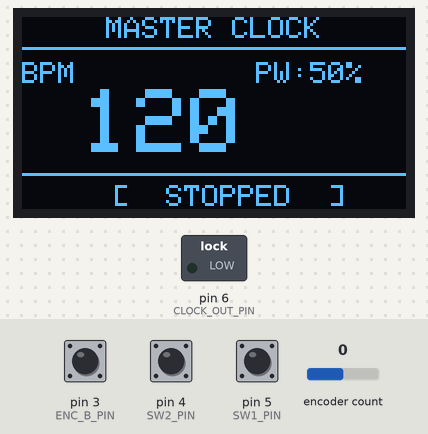
Bench run of a sketch on a simulated Arduino Nano, built with avr-gcc and run on an emulated ATmega328P. Parts: 128×64 one-colour display, switched loads named in the sketch (green lamp = pin HIGH). Dashed ring = blinking. The inputs (shaded band) are chosen by the test bench; at power-on: pin 5 (SW1_PIN) HIGH, pin 4 (SW2_PIN) HIGH, encoder count 0, pin 3 (ENC_B_PIN) HIGH.

Above: at 1.2 s.
1.3 s: pin 5 (SW1_PIN) pulled LOW for 0.15 s
At 1.93 s:
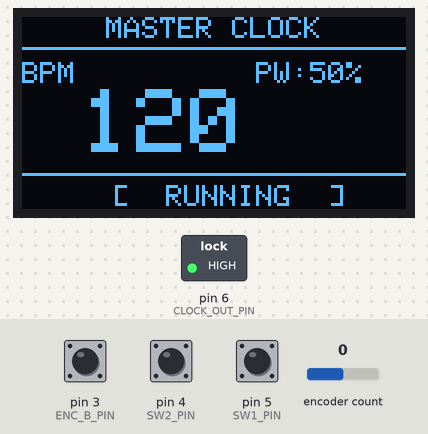
2.0 s: pin 4 (SW2_PIN) pulled LOW for 0.15 s
At 2.43 s:
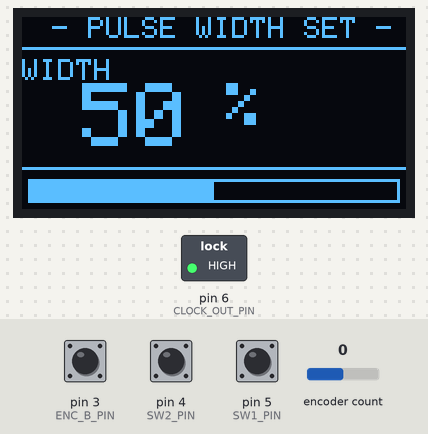
2.7 s: pin 4 (SW2_PIN) pulled LOW for 1 s
At 2.93 s:
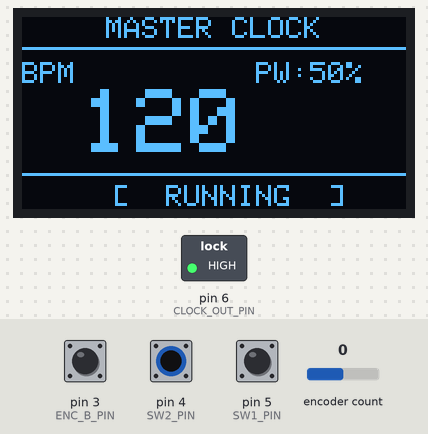
4.3 s: pin 5 (SW1_PIN) pulled LOW for 1 s
At 4.6 s:
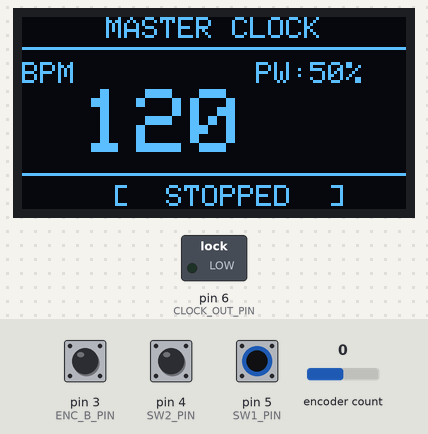
6.8 s: encoder count set to 1
At 7.7 s:
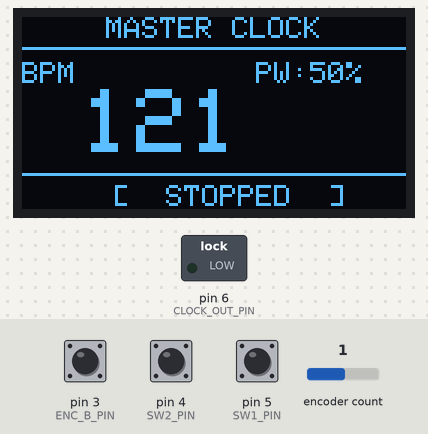
8.3 s: encoder count set to 2
At 8.9 s:
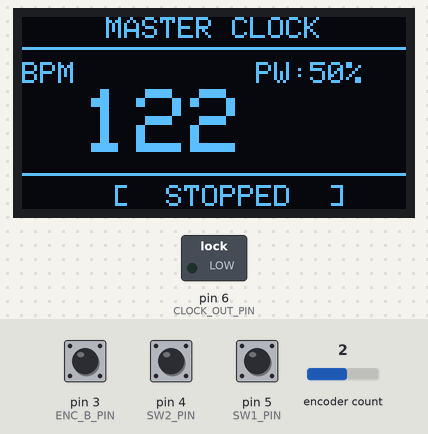
Timing chart, 0 to 10.8 s (numbered marks = the images above; inputs shaded):
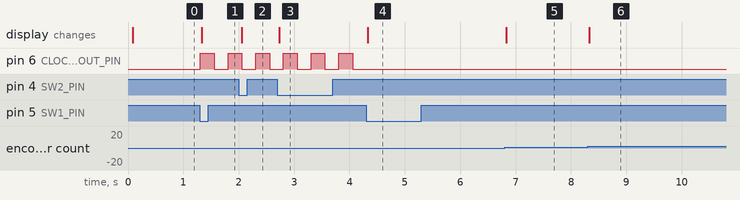

Measured:
- after the input at 1.3 s, pin 6 (CLOCK_OUT_PIN): LOW → HIGH at once, → LOW 0.25 s later, → HIGH 0.25 s later; the display: changes at once (image 1)
- after the input at 2.0 s, the display: changes after 0.06 s (image 2)
- after the input at 2.7 s, the display: changes at once (image 3)
- after the input at 4.3 s, pin 6 (CLOCK_OUT_PIN): stops changing and stays LOW; the display: changes at once (image 4)
- after the input at 6.8 s, the display: changes at once (image 5)
- after the input at 8.3 s, the display: changes at once (image 6)

The sketch:

master_clock3.ino
```cpp
// =====================================================
// Modular Synth Master Clock
// Arduino Nano
// - BPM設定: ロータリーエンコーダ
// - パルス幅設定: SW2で設定画面へ，エンコーダで変更
// - ON/OFF: SW1
// - クロック出力: D6
// - OLED表示: SSD1306 I2C (SDA=A4, SCL=A5)
// =====================================================

#include <MsTimer2.h>
#include <Rotary.h>
#include <Wire.h>
#include <Adafruit_GFX.h>
#include <Adafruit_SSD1306.h>

// ピン設定
#define CLOCK_OUT_PIN   6   // クロック出力ピン
#define ENC_A_PIN       2   // ロータリーエンコーダ A相 (割り込み対応ピン)
#define ENC_B_PIN       3   // ロータリーエンコーダ B相 (割り込み対応ピン)
#define SW1_PIN         5   // クロック ON/OFF スイッチ
#define SW2_PIN         4   // 設定画面切り替えスイッチ

Rotary rotary = Rotary(ENC_A_PIN, ENC_B_PIN);

// =====================================================
// OLED設定
// =====================================================
#define SCREEN_WIDTH    128
#define SCREEN_HEIGHT   64
#define OLED_RESET      -1
Adafruit_SSD1306 display(SCREEN_WIDTH, SCREEN_HEIGHT, &Wire, OLED_RESET);

// =====================================================
// BPM / パルス幅 設定
// =====================================================
#define BPM_MIN           20
#define BPM_MAX          300
#define BPM_INIT         120

#define PULSE_WIDTH_MIN   10   // % (最小パルス幅)
#define PULSE_WIDTH_MAX   90   // % (最大パルス幅)
#define PULSE_WIDTH_STEP   1   // % (変更ステップ)
#define PULSE_WIDTH_INIT  50   // % (初期パルス幅)

// 動作モード
enum Mode {
  MODE_MAIN,    // 通常画面 (BPM表示 / エンコーダでBPM変更)
  MODE_SETTING  // 設定画面 (パルス幅表示 / エンコーダでパルス幅変更)
};

volatile int   bpm           = BPM_INIT;
volatile int   pulseWidthPct = PULSE_WIDTH_INIT;  // パルス幅
volatile bool  clockRunning  = false;
volatile bool  clockState    = false;  // 現在の出力状態
volatile bool  needTimerUpdate = false;

Mode currentMode = MODE_MAIN;

// スイッチ用 (チャタリング防止)
bool          sw1LastState = HIGH;
bool          sw2LastState = HIGH;
unsigned long sw1LastTime  = 0;
unsigned long sw2LastTime  = 0;
#define SW_DEBOUNCE_MS  50

// OLED更新フラグ
volatile bool needDisplayUpdate = true;

// 1周期 [ms]    = 60000 / BPM
// HIGH時間 [ms] = 1周期 × pulseWidthPct / 100
// LOW時間  [ms] = 1周期 × (100 - pulseWidthPct) / 100
volatile unsigned long highTimeMs = 0;
volatile unsigned long lowTimeMs  = 0;

void calcPulseTimes() {
  float periodMs = 60000.0 / (float)bpm;
  highTimeMs = (unsigned long)(periodMs * pulseWidthPct / 100.0);
  lowTimeMs  = (unsigned long)(periodMs * (100 - pulseWidthPct) / 100.0);
  if (highTimeMs < 1) highTimeMs = 1;
  if (lowTimeMs  < 1) lowTimeMs  = 1;
}

// MsTimer2 割り込み
void clockISR() {
  if (!clockRunning) {
    clockState = false;
    digitalWrite(CLOCK_OUT_PIN, LOW);
    return;
  }

  clockState = !clockState;
  digitalWrite(CLOCK_OUT_PIN, clockState ? HIGH : LOW);

  MsTimer2::set(clockState ? highTimeMs : lowTimeMs, clockISR);
  MsTimer2::start();
}

// タイマー再起動 (BPM/パルス幅変更時・loop()内から呼ぶ)
void restartTimer() {
  calcPulseTimes();
  clockState = false;
  digitalWrite(CLOCK_OUT_PIN, LOW);
  MsTimer2::set(lowTimeMs, clockISR);
  MsTimer2::start();
}

// ロータリーエンコーダ 割り込み
void encoderISR() {
  unsigned char result = rotary.process();
  if (result == DIR_NONE) return;

  if (currentMode == MODE_MAIN) {
    // --- BPM変更 ---
    if (result == DIR_CW) {
      if (bpm < BPM_MAX) { bpm++; needTimerUpdate = true; needDisplayUpdate = true; }
    } else {
      if (bpm > BPM_MIN) { bpm--; needTimerUpdate = true; needDisplayUpdate = true; }
    }
  } else {
    // --- パルス幅変更 ---
    if (result == DIR_CW) {
      if (pulseWidthPct + PULSE_WIDTH_STEP <= PULSE_WIDTH_MAX) {
        pulseWidthPct += PULSE_WIDTH_STEP;
        needTimerUpdate   = true;
        needDisplayUpdate = true;
      }
    } else {
      if (pulseWidthPct - PULSE_WIDTH_STEP >= PULSE_WIDTH_MIN) {
        pulseWidthPct -= PULSE_WIDTH_STEP;
        needTimerUpdate   = true;
        needDisplayUpdate = true;
      }
    }
  }
}

// OLED表示: メイン画面
void drawMainDisplay() {
  display.clearDisplay();

  display.setTextSize(1);
  display.setTextColor(SSD1306_WHITE);
  display.setCursor(28, 0);
  display.print(F("MASTER CLOCK"));
  display.drawLine(0, 10, 127, 10, SSD1306_WHITE);

  // BPM
  display.setTextSize(1);
  display.setCursor(0, 15);
  display.print(F("BPM"));

  display.setTextSize(3);
  int x = 20;
  if (bpm < 100) x = 38;
  if (bpm < 10)  x = 56;
  display.setCursor(x, 24);
  display.print(bpm);

  // パルス幅
  display.setTextSize(1);
  display.setCursor(78, 15);
  display.print(F("PW:"));
  display.print(pulseWidthPct);
  display.print(F("%"));

  // ステータス
  display.drawLine(0, 52, 127, 52, SSD1306_WHITE);
  display.setTextSize(1);
  if (clockRunning) {
    display.setCursor(30, 56);
    display.print(F("[  RUNNING  ]"));
  } else {
    display.setCursor(30, 56);
    display.print(F("[  STOPPED  ]"));
  }

  display.display();
}

// OLED表示: パルス幅設定画面
void drawSettingDisplay() {
  display.clearDisplay();

  // タイトル
  display.setTextSize(1);
  display.setTextColor(SSD1306_WHITE);
  display.setCursor(10, 0);
  display.print(F("- PULSE WIDTH SET -"));
  display.drawLine(0, 10, 127, 10, SSD1306_WHITE);

  // パルス幅値
  display.setTextSize(1);
  display.setCursor(0, 14);
  display.print(F("WIDTH"));

  display.setTextSize(3);
  display.setCursor(20, 22);
  display.print(pulseWidthPct);
  display.setTextSize(2);
  display.print(F(" %"));

  // バーグラフ
  display.drawLine(0, 50, 127, 50, SSD1306_WHITE);
  int barWidth = map(pulseWidthPct, PULSE_WIDTH_MIN, PULSE_WIDTH_MAX, 0, 124);
  display.fillRect(2, 54, barWidth, 8, SSD1306_WHITE);
  display.drawRect(2, 54, 124, 8, SSD1306_WHITE);

  display.display();
}

void updateDisplay() {
  if (currentMode == MODE_MAIN) {
    drawMainDisplay();
  } else {
    drawSettingDisplay();
  }
}

void setup() {
  pinMode(CLOCK_OUT_PIN, OUTPUT);
  digitalWrite(CLOCK_OUT_PIN, LOW);

  pinMode(SW1_PIN, INPUT_PULLUP);
  pinMode(SW2_PIN, INPUT_PULLUP);

  rotary.begin();

  attachInterrupt(digitalPinToInterrupt(ENC_A_PIN), encoderISR, CHANGE);
  attachInterrupt(digitalPinToInterrupt(ENC_B_PIN), encoderISR, CHANGE);

  if (!display.begin(SSD1306_SWITCHCAPVCC, 0x3C)) {
    for (;;);
  }
  display.clearDisplay();
  display.display();

  calcPulseTimes();
  MsTimer2::set(lowTimeMs, clockISR);
  MsTimer2::start();

  updateDisplay();
}

void loop() {
  unsigned long now = millis();

  // クロック ON/OFF
  bool sw1Current = digitalRead(SW1_PIN);
  if (sw1Current == LOW && sw1LastState == HIGH) {
    if (now - sw1LastTime > SW_DEBOUNCE_MS) {
      sw1LastTime  = now;
      clockRunning = !clockRunning;
      if (!clockRunning) {
        clockState = false;
        digitalWrite(CLOCK_OUT_PIN, LOW);
      }
      needDisplayUpdate = true;
    }
  }
  sw1LastState = sw1Current;

  // 設定画面トグル
  bool sw2Current = digitalRead(SW2_PIN);
  if (sw2Current == LOW && sw2LastState == HIGH) {
    if (now - sw2LastTime > SW_DEBOUNCE_MS) {
      sw2LastTime  = now;
      currentMode  = (currentMode == MODE_MAIN) ? MODE_SETTING : MODE_MAIN;
      needDisplayUpdate = true;
    }
  }
  sw2LastState = sw2Current;

  // タイマー再設定
  if (needTimerUpdate) {
    needTimerUpdate = false;
    restartTimer();
  }

  // OLED更新
  if (needDisplayUpdate) {
    needDisplayUpdate = false;
    updateDisplay();
  }
}
```
